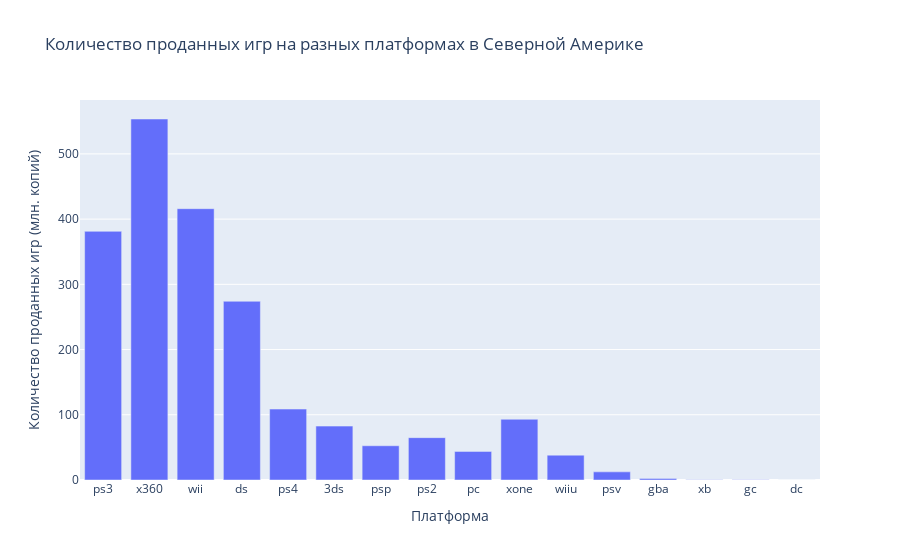

The cell this chart's notebook holds for it:
### Markdown cell above
## Шаг 4. Портрет пользователя каждого региона

Выделим самые популярные платформы (топ-5)

### Code cell
regions = {
    'na_sales': 'Северной Америке',
    'eu_sales': 'Европе',
    'jp_sales': 'Японии',
    'other_sales': 'других странах'
}

t = actual_data.groupby('platform').sum().reset_index().sort_values(by='sum_sales', ascending=False)

for region, hr_region in regions.items():
    fig = px.bar(
        x=t['platform'],
        y=t[region],
        title=f'Количество проданных игр на разных платформах в {hr_region}'
    )

    fig.update_layout(
        xaxis_title="Платформа",
        yaxis_title="Количество проданных игр (млн. копий)"
    )

    fig.show()

### Figure 1 — Plotly figure (JSON) as saved in the notebook; plotly's stock layout.template omitted (floating-point values rounded to 4 significant figures)
{"data": [{"alignmentgroup": "True", "hovertemplate": "x=%{x}<br>y=%{y}<extra></extra>", "legendgroup": "", "marker": {"color": "#636efa", "pattern": {"shape": ""}}, "name": "", "offsetgroup": "", "orientation": "v", "showlegend": false, "textposition": "auto", "x": ["ps3", "x360", "wii", "ds", "ps4", "3ds", "psp", "ps2", "pc", "xone", "wiiu", "psv", "gba", "xb", "gc", "dc"], "xaxis": "x", "y": [381.2, 553.5, 416.0, 274.0, 108.8, 82.62, 52.5, 64.94, 43.84, 93.12, 38.09, 12.47, 2.449, 0.54, 0.21, 0.0], "yaxis": "y", "type": "bar"}], "layout": {"xaxis": {"anchor": "y", "domain": [0.0, 1.0], "title": {"text": "Платформа"}}, "yaxis": {"anchor": "x", "domain": [0.0, 1.0], "title": {"text": "Количество проданных игр (млн. копий)"}}, "legend": {"tracegroupgap": 0}, "title": {"text": "Количество проданных игр на разных платформах в Северной Америке"}, "barmode": "relative"}}
